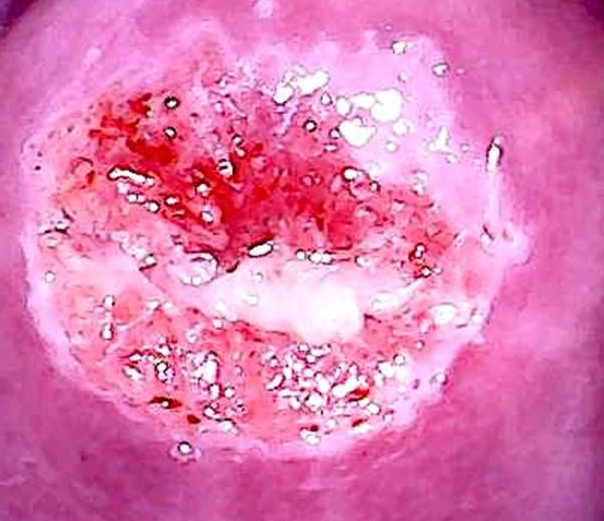
#> input picture final_model/AAM1.jpg, 604 x 521 px
$ jupyter execute --allow-errors final_model.ipynb
#> lines starting #> are read from the running program, lines starting #| are printed output that depends on the picture; after the words box and inside, x2 and y2 are one past the last pixel; in counts of white or black regions, pixels touching at a corner belong together
### final_model/rgb_to_gray.py
import cv2

def rgb_to_gray_converter(image):
#> called with image = './AAM1.jpg'
    image = cv2.imread(image)
#> image is the input picture: shape (521, 604, 3); mean B, G, R 177.1, 122, 224.3
    gray_image = cv2.cvtColor(image, cv2.COLOR_BGR2GRAY)
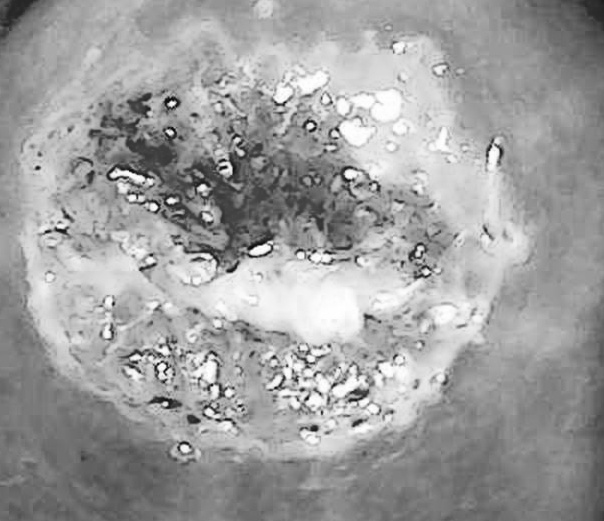
#> gray_image: shape (521, 604); min 7, max 255, mean 158.8

    return gray_image

### final_model/multiotsu_segmentation.py
import matplotlib.pyplot as plt
import numpy as np
from skimage import io, img_as_ubyte
from skimage.filters import threshold_multiotsu

def multiotsu_masking(image_path):
    image = io.imread(image_path)

    # Compute multi-Otsu thresholds
    threshold = threshold_multiotsu(image, classes=5)

    # Digitize (segment) the image based on the thresholds
    regions = np.digitize(image, bins=threshold)

    # Convert regions to uint8 explicitly to avoid the warning
    output = (regions * (255 // (regions.max() + 1))).astype(np.uint8)
    output[output < np.unique(output)[-1]] = 0
    output[output >= np.unique(output)[-1]] = 255

    return output

### final_model/bitwise_operation.py
import cv2

def get_segmented_image(original_image, mask_path):
    mask_image = cv2.imread(mask_path, cv2.IMREAD_GRAYSCALE)

    # Ensure the mask image has the same dimensions as the original image
    mask_image = cv2.resize(mask_image, (original_image.shape[1], original_image.shape[0]))

    # Convert the grayscale mask to a 3-channel image
    mask_image_3channel = cv2.cvtColor(mask_image, cv2.COLOR_GRAY2RGB)

    # Perform bitwise AND operation
    dest_and = cv2.bitwise_and(original_image, mask_image_3channel)

    return dest_and

### final_model/cerviscan_feature_extraction.py
from lab_color_moment import get_lab_color_moment_features, get_lab_color_moment_feature_names
from yuv_color_moment import get_yuv_color_moment_features, get_yuv_color_moment_feature_names

from lbp_feature_extraction import get_lbp_features, get_lbp_feature_names
from glrlm_feature_extraction import get_glrlm_features, get_glrlm_feature_names
from tamura_feature_extraction import get_tamura_features, get_tamura_feature_names

import pandas as pd

def get_cerviscan_features(image_path):
    features = []
    features_name = []

    lab_features = get_yuv_color_moment_features(image_path)
    lab_features_name = get_yuv_color_moment_feature_names()

    lbp_features = get_lbp_features(image_path)
    lbp_features_name = get_lbp_feature_names()

    glrlm_features = get_glrlm_features(image_path)
    glrlm_features_name = get_glrlm_feature_names()

    tamura_features = get_tamura_features(image_path)
    tamura_features_name = get_tamura_feature_names()

    features.extend(lab_features)
    features.extend(lbp_features)
    features.extend(glrlm_features)
    features.extend(tamura_features)

    features_name.extend(lab_features_name)
    features_name.extend(lbp_features_name)
    features_name.extend(glrlm_features_name)
    features_name.extend(tamura_features_name)

    df_features = pd.DataFrame([features], columns=features_name)
    df_features = df_features.loc[:, (df_features != 1).any()]

    return df_features

### final_model/final_model.ipynb
[cell 1]
from rgb_to_gray import rgb_to_gray_converter
from multiotsu_segmentation import multiotsu_masking
from bitwise_operation import get_segmented_image

from cerviscan_feature_extraction import get_cerviscan_features

import os
import pickle
import matplotlib.pyplot as plt
import cv2

[cell 2]
image_path = "./AAM1.jpg"

[cell 3]
gray_image = rgb_to_gray_converter(image_path)
gray_path = os.path.join('./', f'gray_{image_path[2:]}')
cv2.imwrite(gray_path, gray_image)
#> Out = True

[cell 4]
mask_image = multiotsu_masking(gray_path)
#> in multiotsu_masking, `threshold = threshold_multiotsu(image, classes=5)`: threshold = [98, 137, 170, 205]
#> in multiotsu_masking, `regions = np.digitize(image, bins=threshold)`:
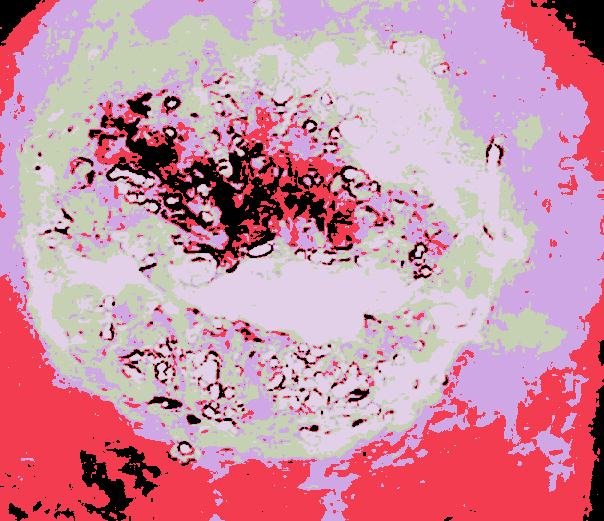
#> regions: shape (521, 604) int64; 5 distinct labels, from 0 to 4; one colour per label, 0 black
#> in multiotsu_masking, `output = (regions * (255 // (regions.max() + 1))).astype(np.uint8)`:
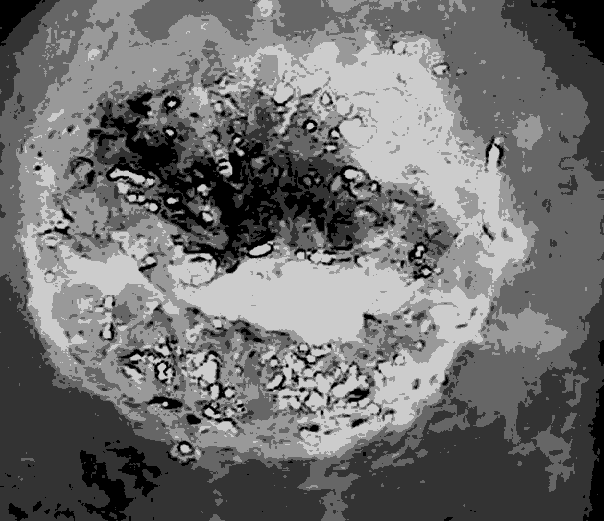
#> output: shape (521, 604); min 0, max 204, mean 111
#> in multiotsu_masking, `output[output < np.unique(output)[-1]] = 0`:
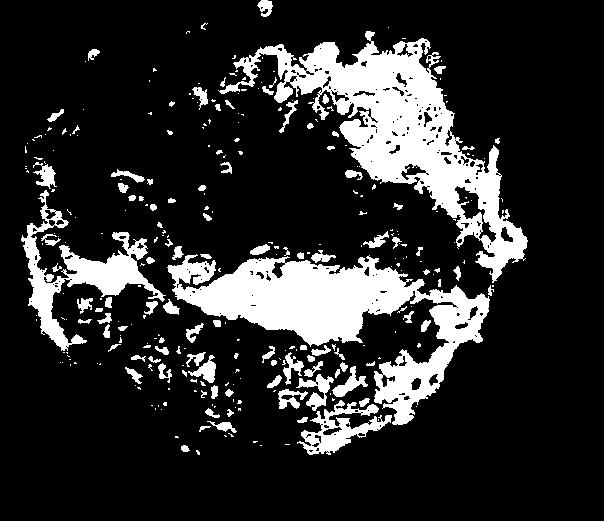
#> output: shape (521, 604); values 0 (black) and 204 (white), 17.6% white; 301 white regions (194 under 20 px), largest, box (x1, y1, x2, y2) and area: (218, 31, 528, 283) 20291, (167, 254, 490, 425) 18868, (21, 190, 166, 351) 5382
#> in multiotsu_masking, `output[output >= np.unique(output)[-1]] = 255`:
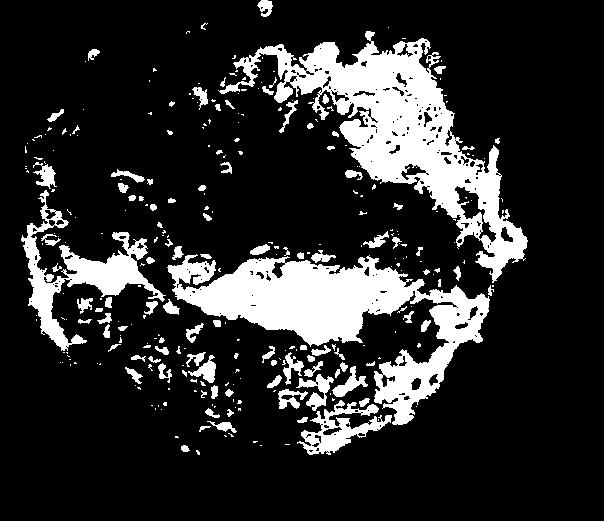
#> output: shape (521, 604); 17.6% white; 301 white regions (194 under 20 px), largest, box (x1, y1, x2, y2) and area: (218, 31, 528, 283) 20291, (167, 254, 490, 425) 18868, (21, 190, 166, 351) 5382
mask_path = os.path.join('./', f'mask_{image_path[2:]}')
plt.imsave(mask_path, mask_image, cmap="gray")

[cell 5]
original_image = cv2.imread(image_path)
segmented_image = get_segmented_image(original_image, mask_path)
#> in get_segmented_image, `dest_and = cv2.bitwise_and(original_image, mask_image_3channel)`:
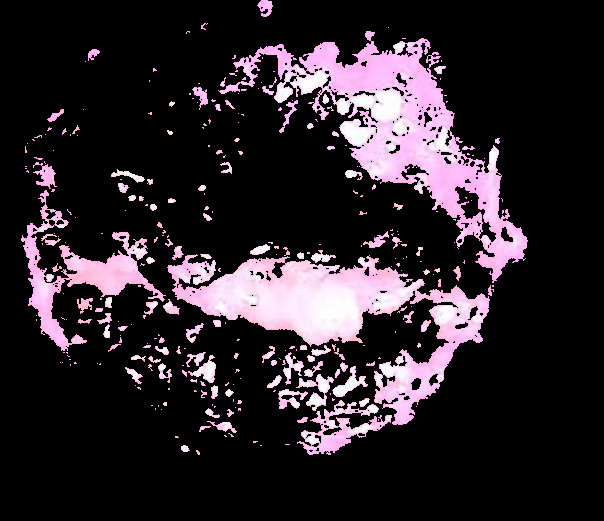
#> dest_and: shape (521, 604, 3); mean B, G, R 42.7, 36.3, 44.2
segmented_path = os.path.join('./', f'segmented_{image_path[2:]}')
cv2.imwrite(segmented_path, segmented_image)
#> Out = True

#> (a cell that did not finish here is left out)
